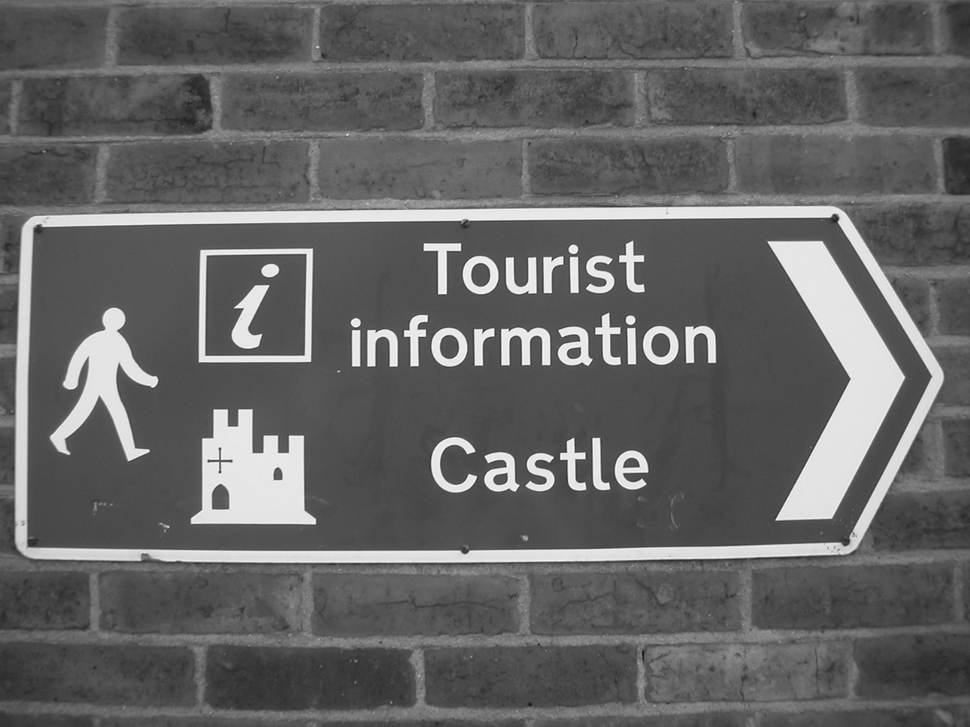
#> input picture Module-06/Python-C/castle.png, 970 x 727 px, shrunk from 1280 x 960 before the run
$ python corner_detector.py
#> lines starting #> are read from the running program, lines starting #| are printed output that depends on the picture; after the words box and inside, x2 and y2 are one past the last pixel; in counts of white or black regions, pixels touching at a corner belong together

import cv2
import numpy as np
import matplotlib.pyplot as plt

def main():
    # Load image in grayscale
    # Make sure 'castle.png' is in the same directory as this script
    img = cv2.imread('castle.png', cv2.IMREAD_GRAYSCALE)
#> img is the input picture: shape (727, 970); min 20, max 255, mean 100.5

    if img is None:
        print("Error: Could not load 'castle.png'. Please check the file path.")
        return

    # Normalize to [0,1] for the manual thresholding math
    img_normalized = img / 255.0

    # Otsu's thresholding (requires standard 0-255 uint8 format)
    # The '_' variable captures the optimal threshold value found by Otsu
    otsu_thresh_val, binary_otsu = cv2.threshold(
        img, 0, 255,
        cv2.THRESH_BINARY + cv2.THRESH_OTSU
    )
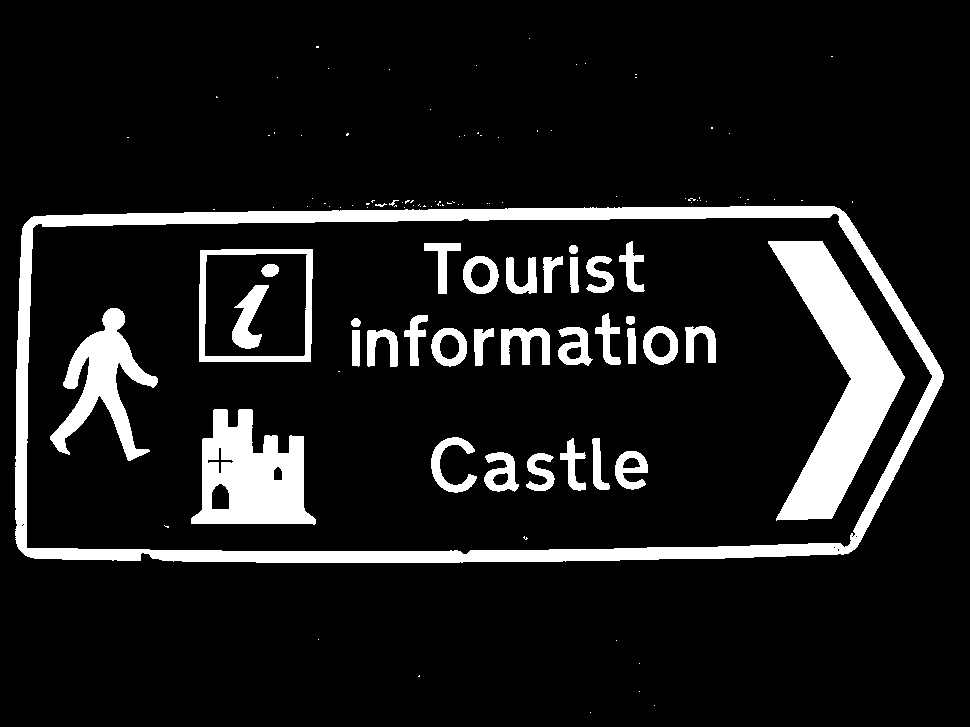
#> binary_otsu: shape (727, 970); 10.9% white; 119 white regions (83 under 20 px), largest, box (x1, y1, x2, y2) and area: (15, 206, 944, 563) 27491, (768, 241, 905, 521) 15329, (191, 409, 316, 525) 9146
#> otsu_thresh_val = 154

    # Manual threshold (t = 0.7) applied to the normalized image
    binary_manual = (img_normalized >= 0.7).astype(np.uint8) * 255
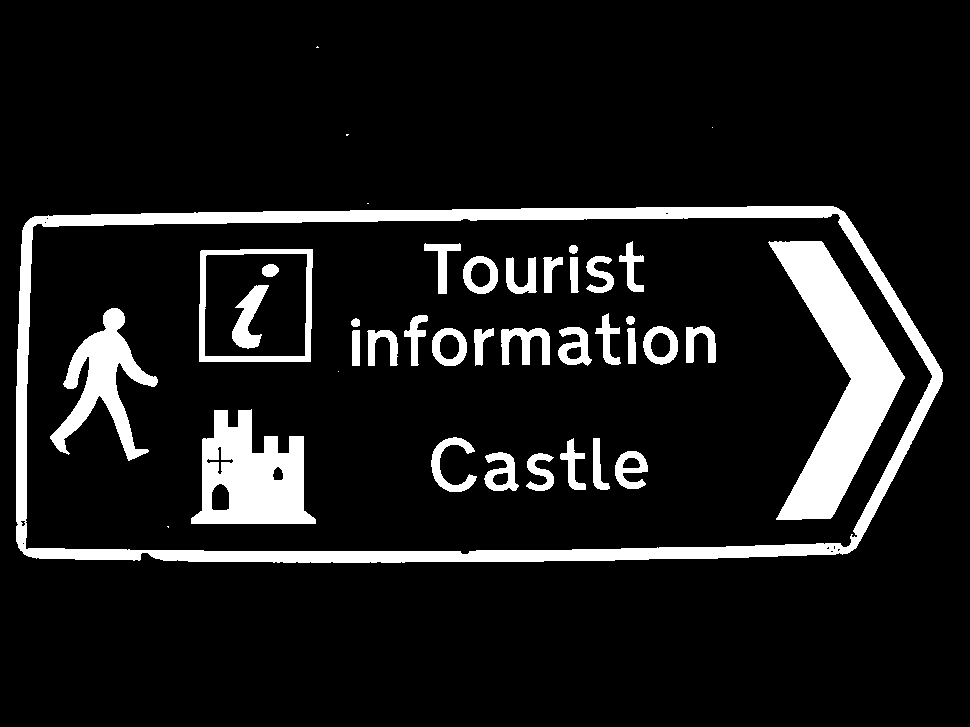
#> binary_manual: shape (727, 970); 10.5% white; 40 white regions (6 under 20 px), largest, box (x1, y1, x2, y2) and area: (16, 206, 943, 563) 26325, (768, 241, 905, 520) 15176, (191, 409, 316, 524) 8992

    # Display results side-by-side using matplotlib
    plt.figure(figsize=(12, 4))

    plt.subplot(131)
    plt.imshow(img, cmap='gray')
    plt.title('Original Grayscale')
    plt.axis('off')

    plt.subplot(132)
    plt.imshow(binary_otsu, cmap='gray')
    plt.title(f"Otsu's Method (t={otsu_thresh_val/255:.2f})")
    plt.axis('off')

    plt.subplot(133)
    plt.imshow(binary_manual, cmap='gray')
    plt.title('Manual Threshold (t=0.70)')
    plt.axis('off')

    plt.tight_layout()
    plt.show()
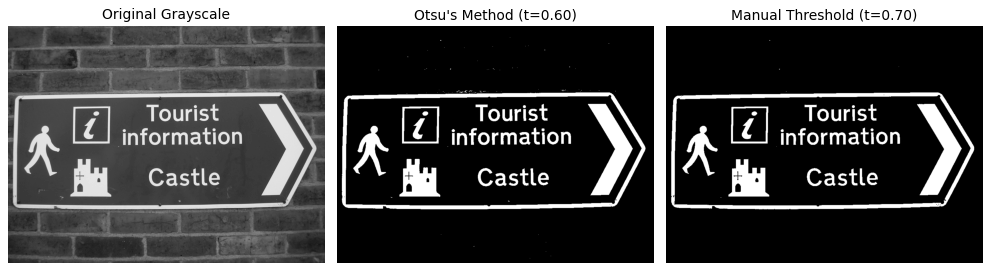
#> figure drawn by matplotlib, 3 panels

if __name__ == "__main__":
    main()

$ run again, with Module-06/Python-C/building2-1.png copied over Module-06/Python-C/castle.png
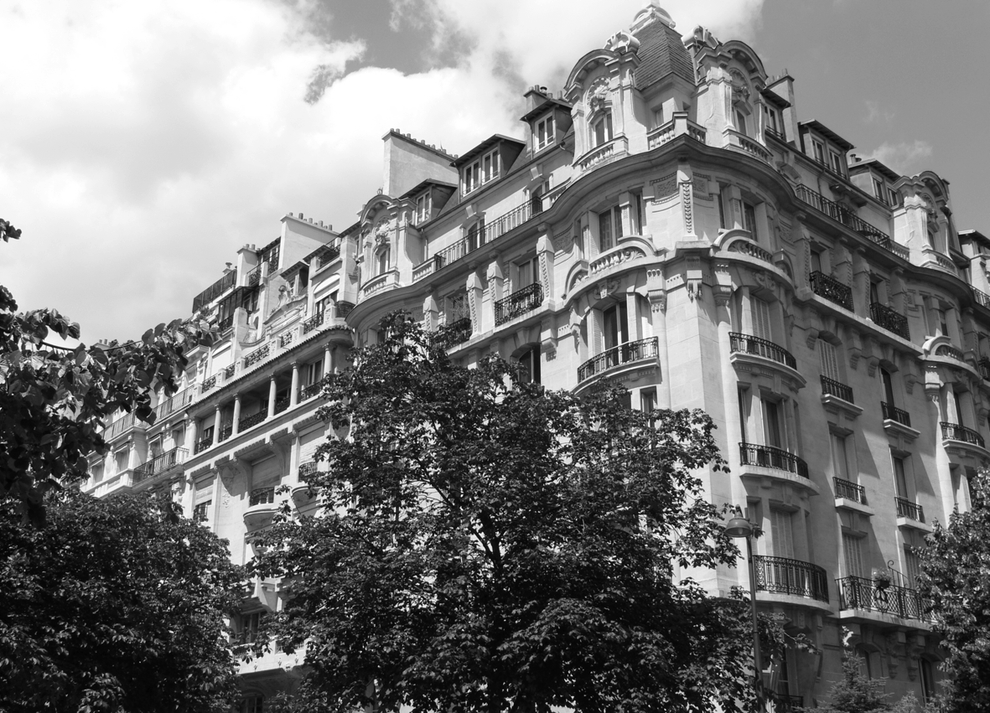
#> input picture Module-06/Python-C/building2-1.png, 990 x 713 px, shrunk from 1181 x 851 before the run
#> in main, img is the input picture: shape (713, 990); min 0, max 255, mean 118.8
#> in main, `otsu_thresh_val, binary_otsu = cv2.threshold( img, 0, 255, cv2.THRESH_..`:
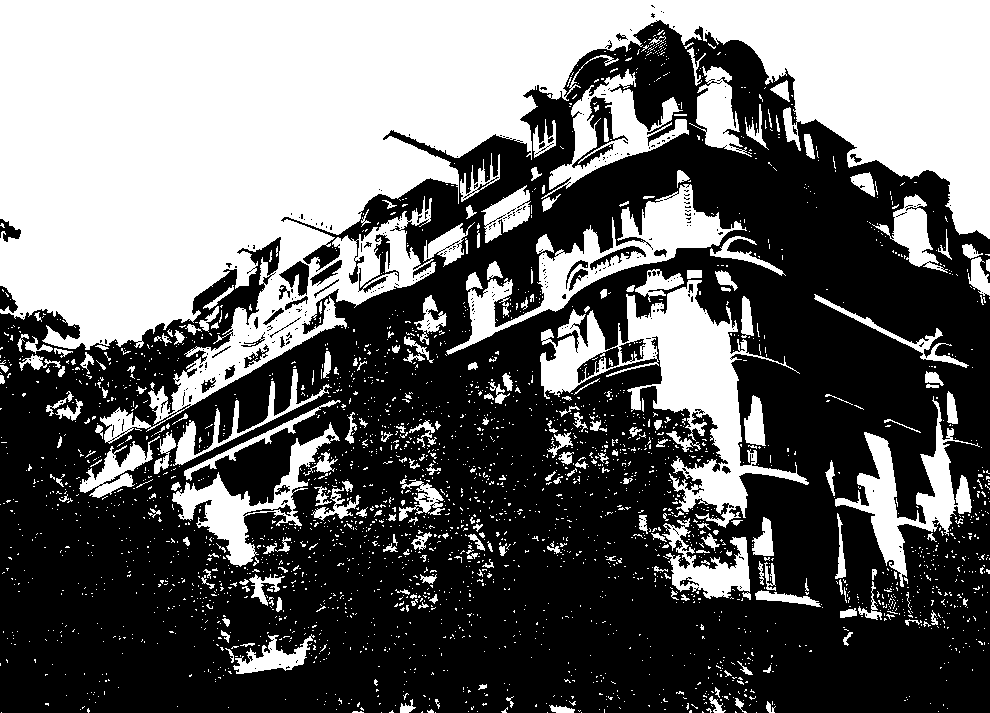
#> binary_otsu: shape (713, 990); 41% white; 2862 white regions (2610 under 20 px), largest, box (x1, y1, x2, y2) and area: (0, 0, 990, 444) 196787, (540, 280, 809, 528) 18299, (446, 184, 747, 355) 10073
#> otsu_thresh_val = 131
#> binary_manual: shape (713, 990); 28.5% white; 1899 white regions (1669 under 20 px), largest, box (x1, y1, x2, y2) and area: (0, 0, 763, 350) 134984, (628, 287, 769, 518) 9149, (154, 218, 434, 424) 6579
#> in main, `plt.show()`:
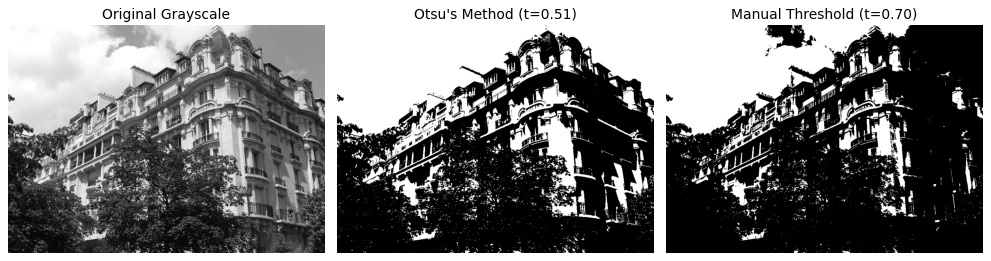
#> figure drawn by matplotlib, 3 panels
